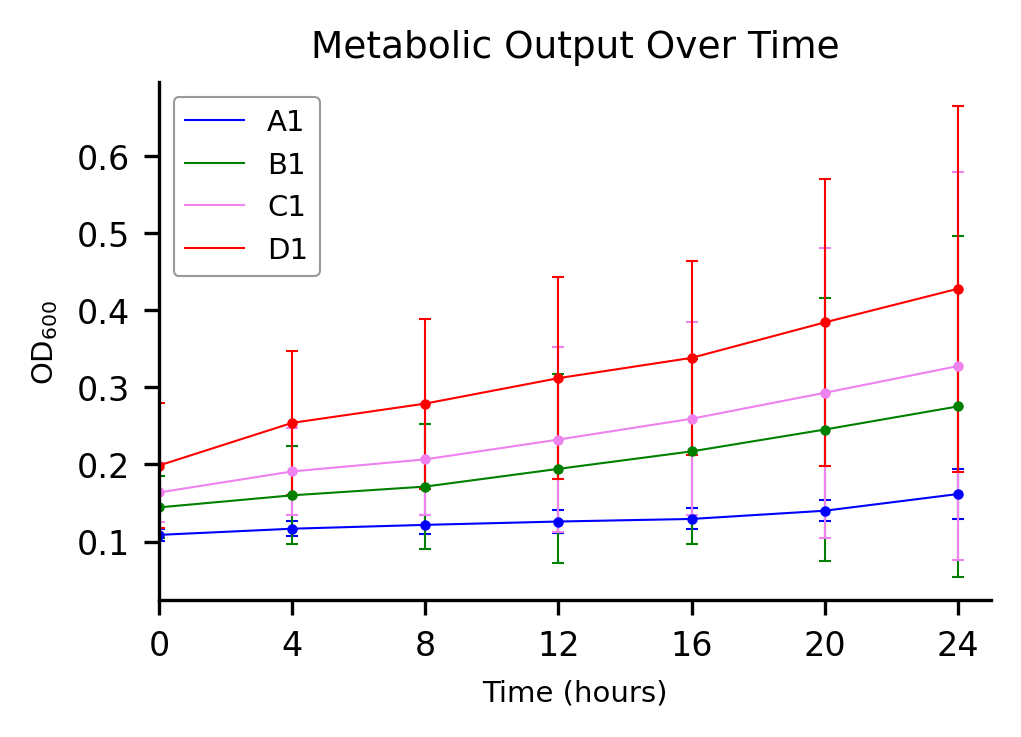

Write the Python code that produced this figure.
# v3 | Time series | plate_growth_curve.csv | Time, A1, B1, C1, D1 repeats
import pandas as pd
import numpy as np
import matplotlib.pyplot as plt
import scipy.stats as stats
from matplotlib.lines import Line2D

# ── CONFIG ────────────────────────────────────────────────
CONFIG = {
    "figsize": (89 / 25.4, 65 / 25.4),
    "colors": {
        "A1": "blue",
        "B1": "green",
        "C1": "violet",
        "D1": "red"
    },
    "fonts": {
        "title": 9,
        "axis": 7,
        "ticks": 8,
        "legend": 7
    },
    "font_family": ["Arial", "Helvetica", "DejaVu Sans", "sans-serif"]
}

plt.rcParams['font.family'] = CONFIG['font_family']

# 1. Load Data
df = pd.read_csv("plate_growth_curve.csv")

# 2. Process Time Column
time_parts = df['Time'].str.split(':', expand=True).astype(float)
df['Time_hours'] = time_parts[0] + time_parts[1]/60.0 + time_parts[2]/3600.0

target_times = [0, 4, 8, 12, 16, 20, 24]
mask = df['Time_hours'].apply(lambda x: any(np.isclose(x, t, atol=0.01) for t in target_times))
df_filtered = df[mask].copy()

# 3. Calculate Stats
series_names = ["A1", "B1", "C1", "D1"]
results = []

# ── STATS (computed at runtime) ──────────────────────────
# Method: 95% Confidence Interval using Student's t-distribution
# Display: Error bars
for series in series_names:
    cols = [c for c in df_filtered.columns if c.split('.')[0] == series]
    for idx, row in df_filtered.iterrows():
        t = row['Time_hours']
        vals = row[cols].astype(float).values
        n = len(vals)
        mean_val = np.mean(vals)
        
        std_val = np.std(vals, ddof=1) if n > 1 else 0
        sem = std_val / np.sqrt(n) if n > 0 else 0
        ci95 = sem * stats.t.ppf(0.975, n - 1) if n > 1 else 0
        
        results.append({
            'Time': t,
            'Series': series,
            'Mean': mean_val,
            'CI95': ci95
        })

df_stats = pd.DataFrame(results)

# 4. Plot
fig, ax = plt.subplots(figsize=CONFIG["figsize"], dpi=300)

for series in series_names:
    data = df_stats[df_stats['Series'] == series].sort_values('Time')
    if data.empty: continue
    
    # Plotting mean ± 95% CI error bars with thin lines and small markers
    ax.errorbar(data['Time'], data['Mean'], yerr=data['CI95'], 
                color=CONFIG["colors"][series], marker='o', 
                markersize=1.5, lw=0.5, capsize=1.5, capthick=0.5)

# Formatting
ax.set_title("Metabolic Output Over Time", fontsize=CONFIG["fonts"]["title"])
ax.set_xlabel("Time (hours)", fontsize=CONFIG["fonts"]["axis"])
ax.set_ylabel("OD$_{600}$", fontsize=CONFIG["fonts"]["axis"])

ax.tick_params(axis='both', which='major', labelsize=CONFIG["fonts"]["ticks"])
ax.set_xticks(target_times)

# Set x=0 to intersect exactly with the y-axis
ax.set_xlim(left=0, right=max(target_times) + 1)

# Custom legend to exclusively display lines (no marker dots or error bar caps)
custom_handles = [Line2D([0], [0], color=CONFIG["colors"][s], lw=0.5) for s in series_names]
leg = ax.legend(custom_handles, series_names, frameon=True, 
                fontsize=CONFIG["fonts"]["legend"], loc='upper left')
leg.get_frame().set_edgecolor('grey')
leg.get_frame().set_linewidth(0.5)

# Despine
ax.spines['top'].set_visible(False)
ax.spines['right'].set_visible(False)

plt.tight_layout()
plt.show()
